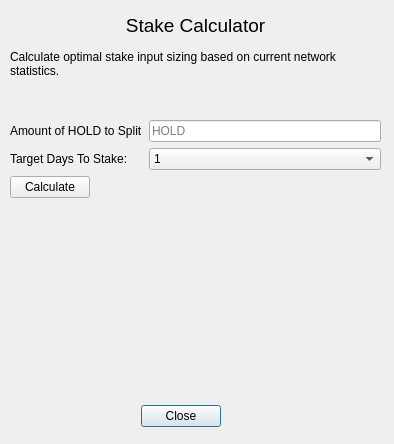
<?xml version="1.0" encoding="UTF-8"?>
<ui version="4.0">
    <class>calcDialog</class>
    <widget class="QDialog" name="calcDialog">
        <property name="geometry">
            <rect>
                <x>0</x>
                <y>0</y>
                <width>394</width>
                <height>444</height>
            </rect>
        </property>
        <property name="windowTitle">
            <string>Stake Calculator</string>
        </property>
        <widget class="QDialogButtonBox" name="buttonBox">
            <property name="geometry">
                <rect>
                    <x>100</x>
                    <y>400</y>
                    <width>161</width>
                    <height>32</height>
                </rect>
            </property>
            <property name="sizePolicy">
                <sizepolicy hsizetype="Maximum" vsizetype="Fixed">
                    <horstretch>0</horstretch>
                    <verstretch>0</verstretch>
                </sizepolicy>
            </property>
            <property name="orientation">
                <enum>Qt::Horizontal</enum>
            </property>
            <property name="standardButtons">
                <set>QDialogButtonBox::Close</set>
            </property>
            <property name="centerButtons">
                <bool>true</bool>
            </property>
        </widget>
        <widget class="QLabel" name="label">
            <property name="geometry">
                <rect>
                    <x>10</x>
                    <y>10</y>
                    <width>371</width>
                    <height>31</height>
                </rect>
            </property>
            <property name="font">
                <font>
                    <pointsize>14</pointsize>
                </font>
            </property>
            <property name="text">
                <string>Stake Calculator</string>
            </property>
            <property name="scaledContents">
                <bool>false</bool>
            </property>
            <property name="alignment">
                <set>Qt::AlignCenter</set>
            </property>
        </widget>
        <widget class="QLabel" name="label_2">
            <property name="geometry">
                <rect>
                    <x>10</x>
                    <y>50</y>
                    <width>371</width>
                    <height>51</height>
                </rect>
            </property>
            <property name="lineWidth">
                <number>1</number>
            </property>
            <property name="text">
                <string>Calculate optimal stake input sizing based on current network statistics.</string>
            </property>
            <property name="alignment">
                <set>Qt::AlignLeading|Qt::AlignLeft|Qt::AlignTop</set>
            </property>
            <property name="wordWrap">
                <bool>true</bool>
            </property>
        </widget>
        <widget class="QWidget" name="verticalLayoutWidget">
            <property name="geometry">
                <rect>
                    <x>10</x>
                    <y>270</y>
                    <width>371</width>
                    <height>121</height>
                </rect>
            </property>
            <layout class="QVBoxLayout" name="verticalLayout">
                <item>
                    <widget class="QLabel" name="avgWeightResult">
                        <property name="lineWidth">
                            <number>1</number>
                        </property>
                        <property name="text">
                            <string/>
                        </property>
                        <property name="alignment">
                            <set>Qt::AlignJustify|Qt::AlignTop</set>
                        </property>
                        <property name="wordWrap">
                            <bool>true</bool>
                        </property>
                    </widget>
                </item>
            </layout>
        </widget>
        <widget class="QWidget" name="formLayoutWidget">
            <property name="geometry">
                <rect>
                    <x>10</x>
                    <y>120</y>
                    <width>371</width>
                    <height>111</height>
                </rect>
            </property>
            <layout class="QFormLayout" name="formLayout">
                <item row="1" column="0">
                    <widget class="QLabel" name="label_3">
                        <property name="text">
                            <string>Target Days To Stake:</string>
                        </property>
                    </widget>
                </item>
                <item row="1" column="1">
                    <widget class="QComboBox" name="comboBoxTargetDays">
                        <item>
                            <property name="text">
                                <string>1</string>
                            </property>
                        </item>
                        <item>
                            <property name="text">
                                <string>2</string>
                            </property>
                        </item>
                        <item>
                            <property name="text">
                                <string>3</string>
                            </property>
                        </item>
                        <item>
                            <property name="text">
                                <string>4</string>
                            </property>
                        </item>
                        <item>
                            <property name="text">
                                <string>5</string>
                            </property>
                        </item>
                        <item>
                            <property name="text">
                                <string>6</string>
                            </property>
                        </item>
                        <item>
                            <property name="text">
                                <string>7</string>
                            </property>
                        </item>
                        <item>
                            <property name="text">
                                <string>8</string>
                            </property>
                        </item>
                        <item>
                            <property name="text">
                                <string>9</string>
                            </property>
                        </item>
                        <item>
                            <property name="text">
                                <string>10</string>
                            </property>
                        </item>
                        <item>
                            <property name="text">
                                <string>15</string>
                            </property>
                        </item>
                        <item>
                            <property name="text">
                                <string>20</string>
                            </property>
                        </item>
                        <item>
                            <property name="text">
                                <string>25</string>
                            </property>
                        </item>
                        <item>
                            <property name="text">
                                <string>30</string>
                            </property>
                        </item>
                    </widget>
                </item>
                <item row="0" column="1">
                    <widget class="QLineEdit" name="blockSizeEdit">
                        <property name="placeholderText">
                            <string>HOLD</string>
                        </property>
                    </widget>
                </item>
                <item row="0" column="0">
                    <widget class="QLabel" name="label_4">
                        <property name="text">
                            <string>Amount of HOLD to Split</string>
                        </property>
                    </widget>
                </item>
                <item row="2" column="0">
                    <widget class="QPushButton" name="pushButton">
                        <property name="text">
                            <string>Calculate</string>
                        </property>
                    </widget>
                </item>
            </layout>
        </widget>
    </widget>
    <resources/>
    <connections>
        <connection>
            <sender>buttonBox</sender>
            <signal>accepted()</signal>
            <receiver>calcDialog</receiver>
            <slot>accept()</slot>
            <hints>
                <hint type="sourcelabel">
                    <x>248</x>
                    <y>254</y>
                </hint>
                <hint type="destinationlabel">
                    <x>157</x>
                    <y>274</y>
                </hint>
            </hints>
        </connection>
        <connection>
            <sender>buttonBox</sender>
            <signal>rejected()</signal>
            <receiver>calcDialog</receiver>
            <slot>reject()</slot>
            <hints>
                <hint type="sourcelabel">
                    <x>316</x>
                    <y>260</y>
                </hint>
                <hint type="destinationlabel">
                    <x>286</x>
                    <y>274</y>
                </hint>
            </hints>
        </connection>
    </connections>
</ui>
